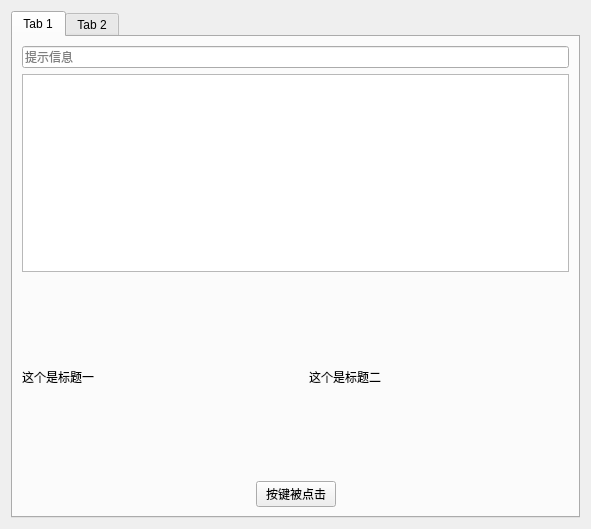
<?xml version="1.0" encoding="UTF-8"?>
<ui version="4.0">
 <class>HIM_COM</class>
 <widget class="QWidget" name="HIM_COM">
  <property name="geometry">
   <rect>
    <x>0</x>
    <y>0</y>
    <width>591</width>
    <height>529</height>
   </rect>
  </property>
  <property name="windowTitle">
   <string>Form</string>
  </property>
  <layout class="QVBoxLayout" name="verticalLayout" stretch="0">
   <item>
    <widget class="QTabWidget" name="tabWidget">
     <property name="currentIndex">
      <number>0</number>
     </property>
     <widget class="QWidget" name="tab">
      <attribute name="title">
       <string>Tab 1</string>
      </attribute>
      <layout class="QVBoxLayout" name="verticalLayout_3">
       <item>
        <widget class="QLineEdit" name="him_lineEdit">
         <property name="styleSheet">
          <string notr="true"/>
         </property>
         <property name="text">
          <string/>
         </property>
         <property name="placeholderText">
          <string>提示信息</string>
         </property>
        </widget>
       </item>
       <item>
        <widget class="QTextBrowser" name="him_textBrowser"/>
       </item>
       <item>
        <layout class="QHBoxLayout" name="horizontalLayout_2" stretch="0,0,0">
         <item>
          <widget class="QLabel" name="label">
           <property name="text">
            <string>这个是标题一</string>
           </property>
          </widget>
         </item>
         <item>
          <spacer name="verticalSpacer">
           <property name="orientation">
            <enum>Qt::Vertical</enum>
           </property>
           <property name="sizeHint" stdset="0">
            <size>
             <width>20</width>
             <height>40</height>
            </size>
           </property>
          </spacer>
         </item>
         <item>
          <widget class="QLabel" name="label_2">
           <property name="text">
            <string>这个是标题二</string>
           </property>
           <property name="textFormat">
            <enum>Qt::AutoText</enum>
           </property>
          </widget>
         </item>
        </layout>
       </item>
       <item>
        <layout class="QHBoxLayout" name="horizontalLayout">
         <item>
          <spacer name="horizontalSpacer_2">
           <property name="orientation">
            <enum>Qt::Horizontal</enum>
           </property>
           <property name="sizeHint" stdset="0">
            <size>
             <width>40</width>
             <height>20</height>
            </size>
           </property>
          </spacer>
         </item>
         <item>
          <widget class="QPushButton" name="him_Button">
           <property name="text">
            <string>按键被点击</string>
           </property>
          </widget>
         </item>
         <item>
          <spacer name="horizontalSpacer">
           <property name="orientation">
            <enum>Qt::Horizontal</enum>
           </property>
           <property name="sizeHint" stdset="0">
            <size>
             <width>40</width>
             <height>20</height>
            </size>
           </property>
          </spacer>
         </item>
        </layout>
       </item>
      </layout>
     </widget>
     <widget class="QWidget" name="tab_2">
      <attribute name="title">
       <string>Tab 2</string>
      </attribute>
      <widget class="QRadioButton" name="radioButton">
       <property name="geometry">
        <rect>
         <x>140</x>
         <y>60</y>
         <width>115</width>
         <height>19</height>
        </rect>
       </property>
       <property name="text">
        <string>RadioButton</string>
       </property>
      </widget>
      <widget class="QRadioButton" name="radioButton_2">
       <property name="geometry">
        <rect>
         <x>140</x>
         <y>120</y>
         <width>115</width>
         <height>19</height>
        </rect>
       </property>
       <property name="text">
        <string>RadioButton</string>
       </property>
      </widget>
      <widget class="QCheckBox" name="checkBox">
       <property name="geometry">
        <rect>
         <x>150</x>
         <y>180</y>
         <width>91</width>
         <height>19</height>
        </rect>
       </property>
       <property name="text">
        <string>CheckBox</string>
       </property>
      </widget>
      <widget class="QDialogButtonBox" name="buttonBox">
       <property name="geometry">
        <rect>
         <x>140</x>
         <y>240</y>
         <width>193</width>
         <height>28</height>
        </rect>
       </property>
       <property name="standardButtons">
        <set>QDialogButtonBox::Cancel|QDialogButtonBox::Ok</set>
       </property>
      </widget>
     </widget>
    </widget>
   </item>
  </layout>
 </widget>
 <resources/>
 <connections/>
</ui>
